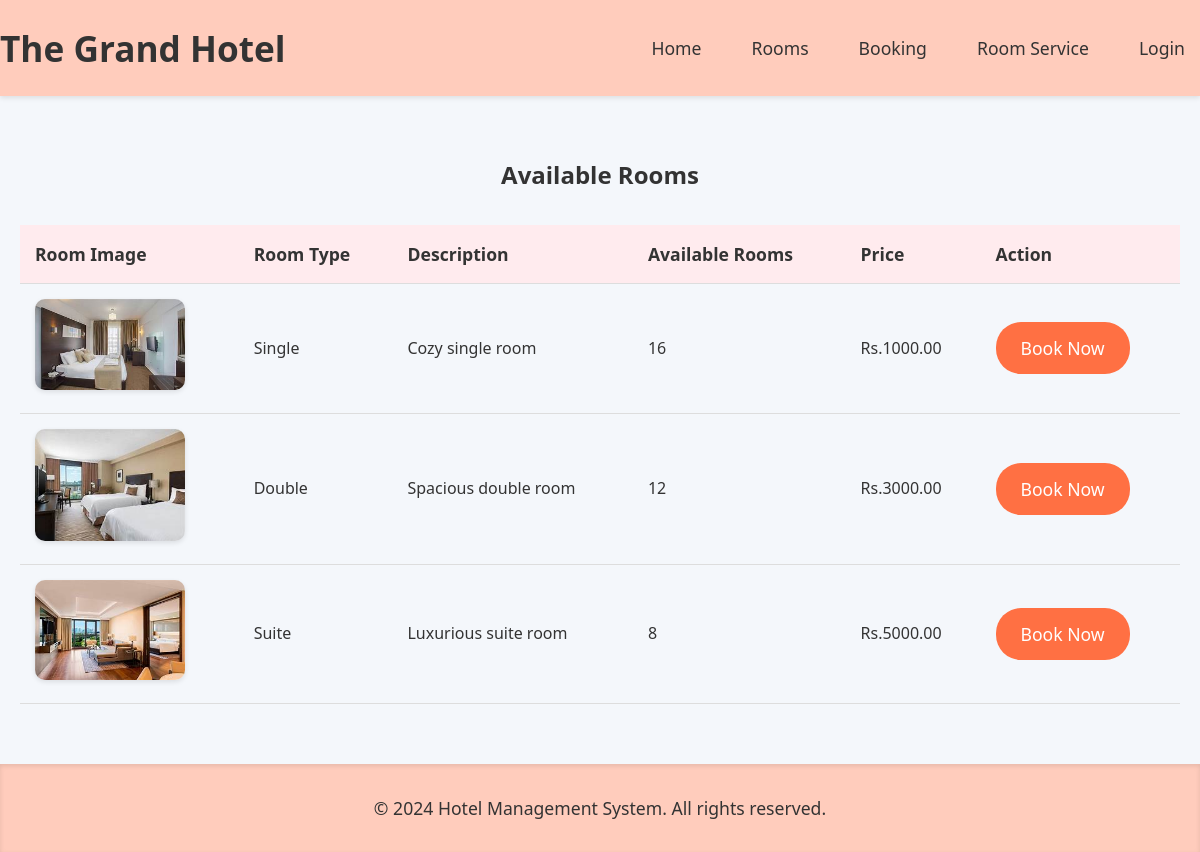
The app's page /rooms/, older data.
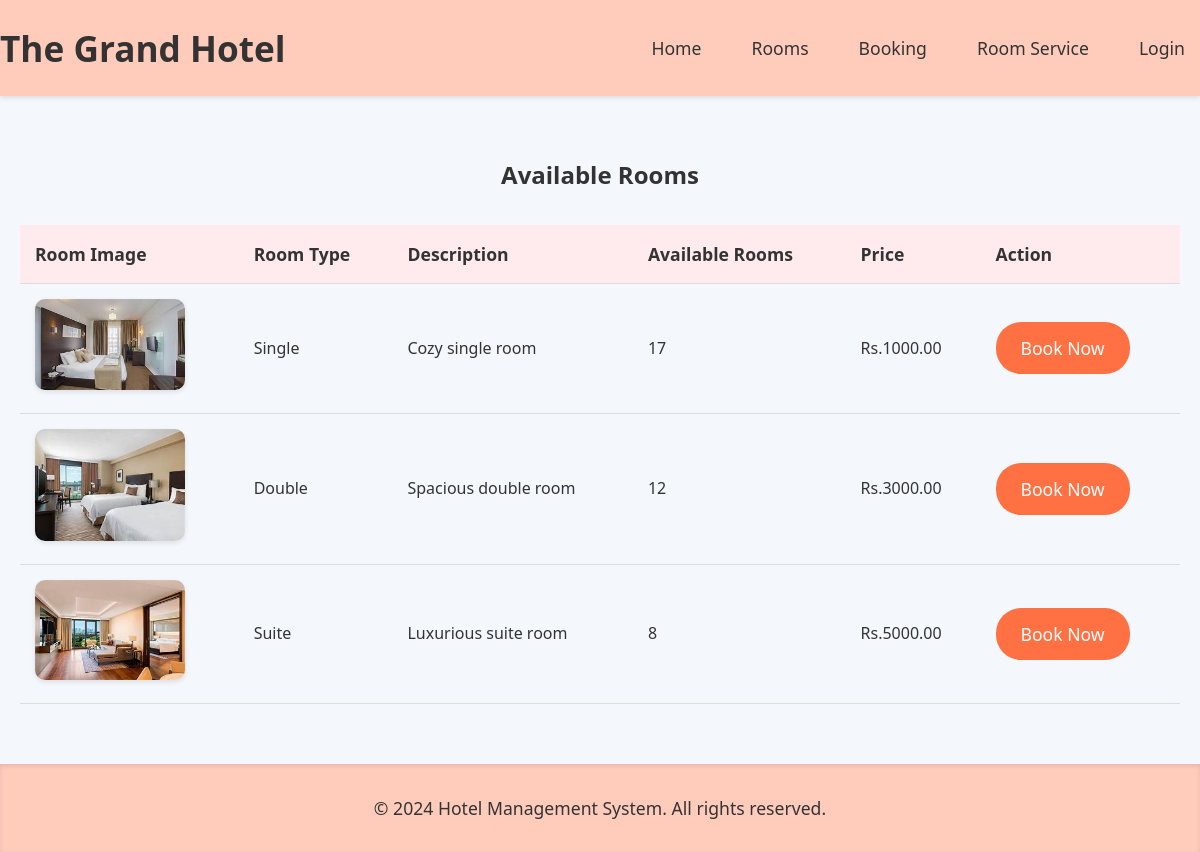
The same page, newer data.
### hotel/models.py (models this page shows, shortened)
class Room(models.Model):
    room_type = models.CharField(max_length=50)
    available_rooms = models.IntegerField()
    price = models.DecimalField(max_digits=10, decimal_places=2, default=100.00)  # Default price is $100.00
    description = models.TextField(default="No description available.")  # Default description text

### hotel/views.py (the view)
# urls.py: path('rooms/', views.rooms, name='rooms'),
def rooms(request):
    rooms = Room.objects.all()  # Fetch all rooms from the database
    return render(request, 'rooms.html', {'rooms': rooms})  # Pass rooms to the template

### templates/hotel/rooms.html
{% extends 'base.html' %}
{% load static %}
{% block content %}
<h2>Available Rooms</h2>
<table class="room-table">
    <tr>
        <th>Room Image</th>
        <th>Room Type</th>
        <th>Description</th>
        <th>Available Rooms</th>
        <th>Price</th>
        <th>Action</th>
    </tr>
    {% for room in rooms %}
    <tr>
        <td>
            <img src="{% static 'images/' %}{{ room.room_type }}_room.jpg" alt="{{ room.room_type|title }} Room" width="150">
        </td>
        <td>{{ room.room_type|title }}</td>
        <td>
            <p>{{ room.description }}</p>
        </td>
        <td>{{ room.available_rooms }}</td>
        <td>Rs.{{ room.price }}</td>
        <td>
            <a href="{% url 'bookings' %}?room_type={{ room.room_type }}" class="book-now-btn">Book Now</a>
        </td>
    </tr>
    {% endfor %}
</table>
{% endblock %}

Row changes from the older to the newer data that the page shows:
changed Room "Single": available_rooms "16" → "17"
